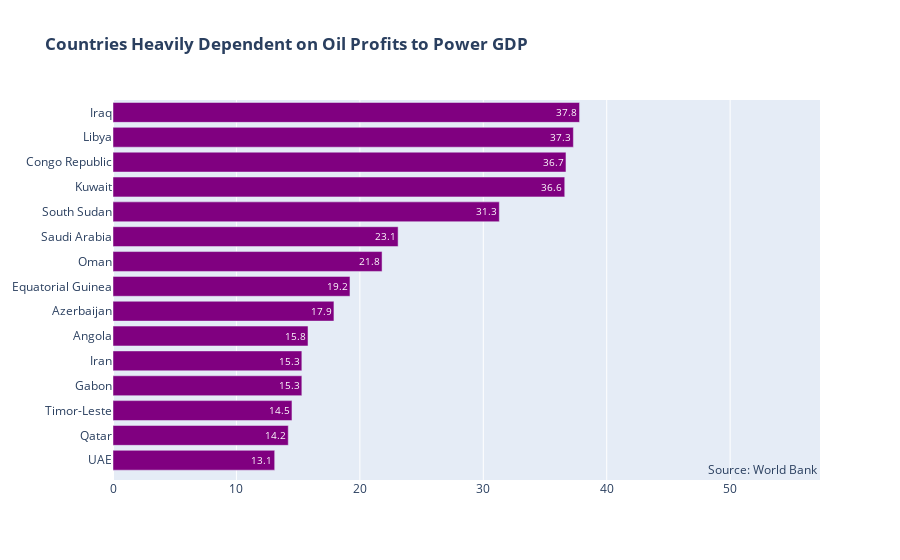

Notebook code cell kept with this figure:
### Code cell
affected_country = ['Iraq','Libya','Congo Republic','Kuwait','South Sudan','Saudi Arabia','Oman','Equatorial Guinea','Azerbaijan','Angola','Iran','Gabon','Timor-Leste','Qatar','UAE']
oil_rent = [37.8,37.3,36.7,36.6,31.3,23.1,21.8,19.2,17.9,15.8,15.3,15.3,14.5,14.2,13.1]
affected_country = affected_country[::-1]
oil_rent = oil_rent[::-1]


fig = go.Figure(go.Bar(
            x=oil_rent,
            y=affected_country,
            orientation='h',
            text = oil_rent,
            textposition='auto'))
fig.update_traces(marker_color='purple')

fig.update_layout(title=go.layout.Title(text="<b>Countries Heavily Dependent on Oil Profits to Power GDP</b>"))
fig.update_layout(annotations=[
       go.layout.Annotation(
            showarrow=False,
            text='Source: World Bank',
            xanchor='right',
            x=35,
            xshift=275,
            yanchor='top',
            y=0.05,
        )])

# fig['layout']['xaxis'].update(side='top')

fig.show()

### Figure 1 — Plotly figure (JSON) as saved in the notebook; plotly's stock layout.template omitted (floating-point values rounded to 4 significant figures)
{"data": [{"marker": {"color": "purple"}, "orientation": "h", "text": ["13.1", "14.2", "14.5", "15.3", "15.3", "15.8", "17.9", "19.2", "21.8", "23.1", "31.3", "36.6", "36.7", "37.3", "37.8"], "textposition": "auto", "type": "bar", "x": [13.1, 14.2, 14.5, 15.3, 15.3, 15.8, 17.9, 19.2, 21.8, 23.1, 31.3, 36.6, 36.7, 37.3, 37.8], "y": ["UAE", "Qatar", "Timor-Leste", "Gabon", "Iran", "Angola", "Azerbaijan", "Equatorial Guinea", "Oman", "Saudi Arabia", "South Sudan", "Kuwait", "Congo Republic", "Libya", "Iraq"]}], "layout": {"annotations": [{"showarrow": false, "text": "Source: World Bank", "x": 35, "xanchor": "right", "xshift": 275, "y": 0.05, "yanchor": "top"}], "title": {"text": "<b>Countries Heavily Dependent on Oil Profits to Power GDP</b>"}}}
